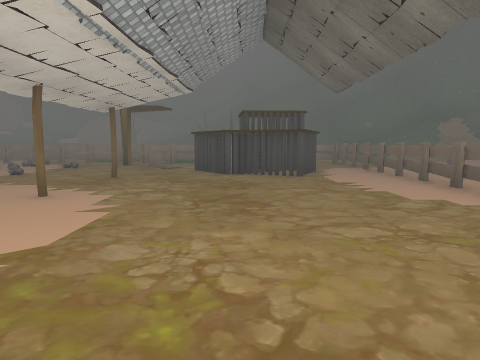
[1] (above)

24 first-person views from a walk through a 3-D level made in the Unity game engine. The camera is 1.4 m above the floor, tilts 6° down and sees 70° across. The floor is counted in squares, 2 m on a side. Each view is taken from the middle of a square. On the plan, view 1 faces up. The plan holds only what a view shows up to about 11 squares ahead; the rest is blank. The place goes on beyond the plan. The player character is not drawn. Some animated figures are left out. Some surface patterns are stand-ins.

[2]
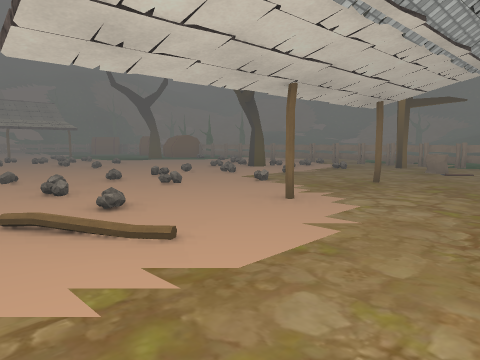

[3]
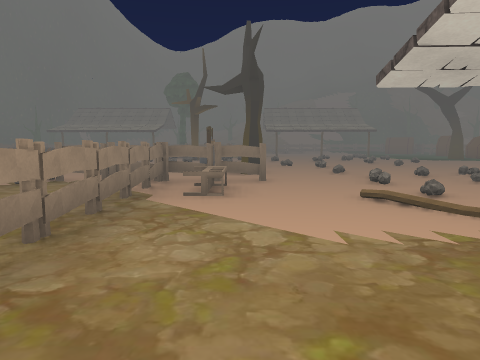

[4]
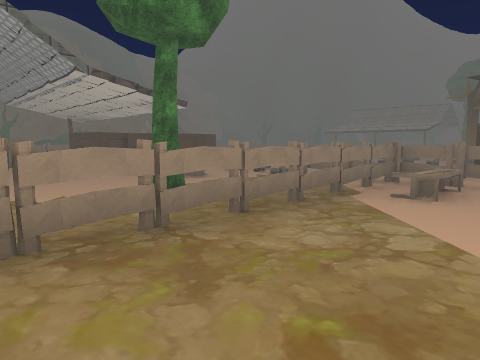

[5]
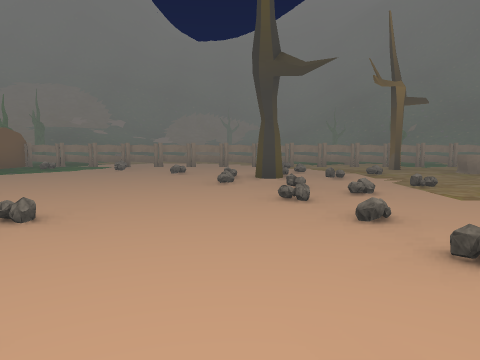

[6]
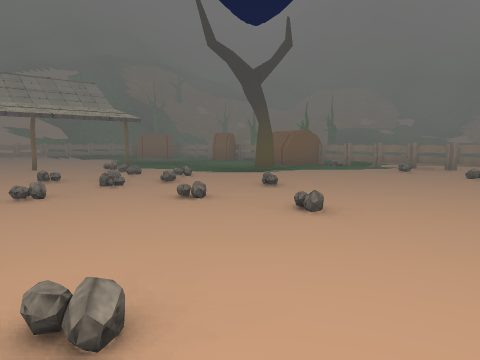

[7]
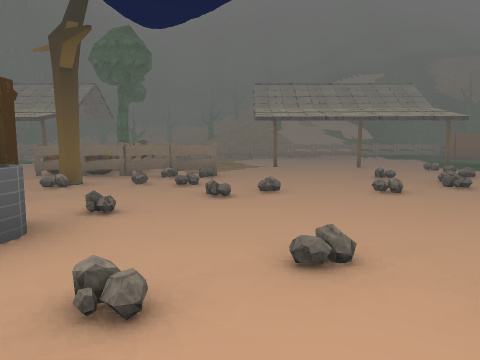

[8]
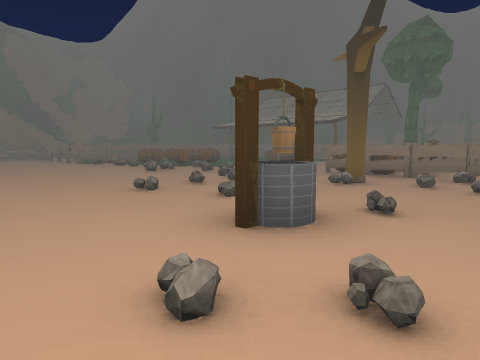

[9]
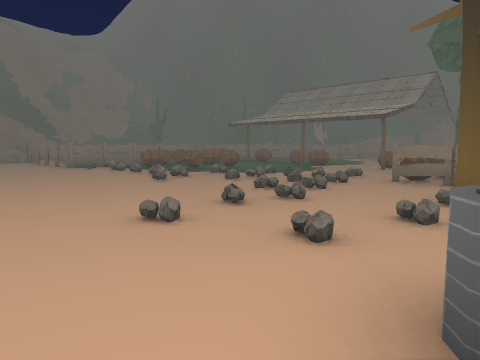

[10]
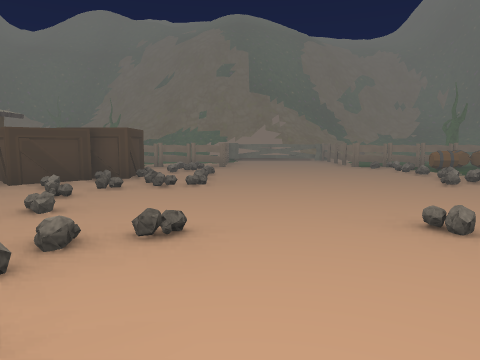

[11]
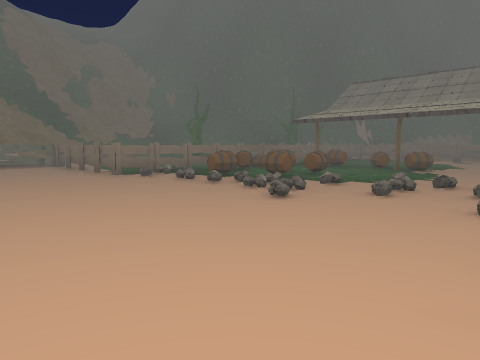

[12]
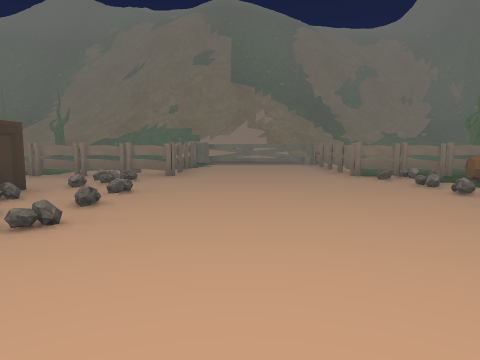

[13]
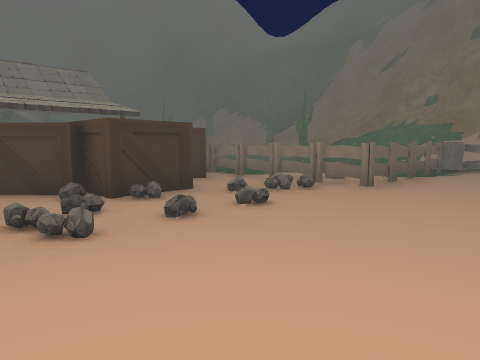

[14]
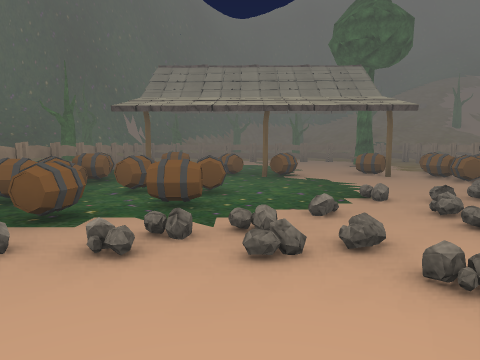

[15]
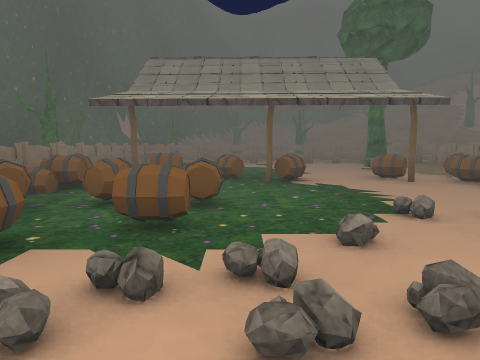

[16]
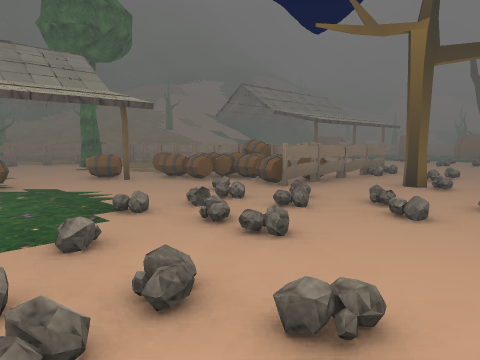

[17]
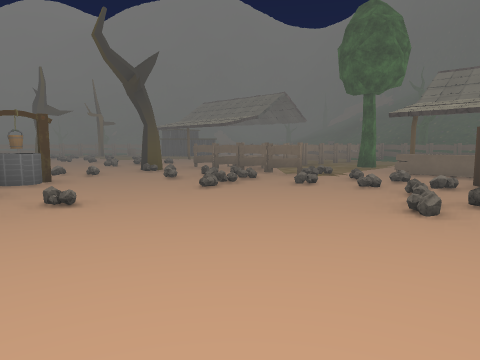

[18]
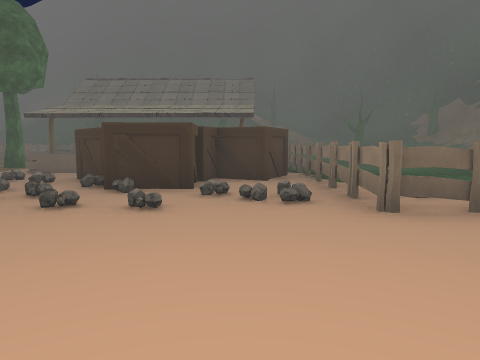

[19]
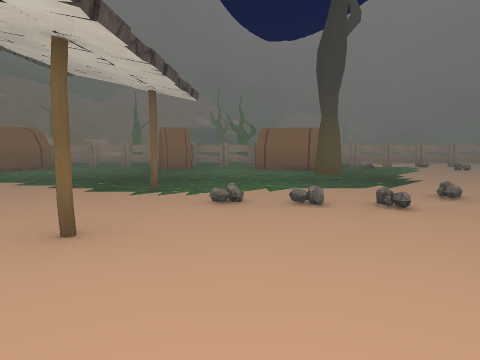

[20]
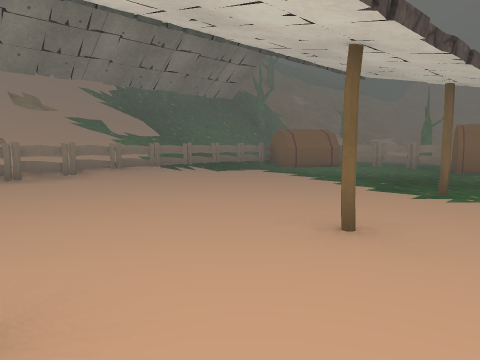

[21]
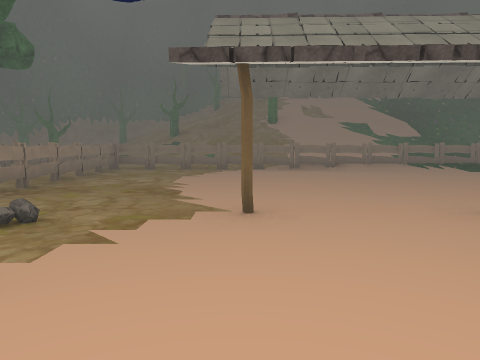

[22]
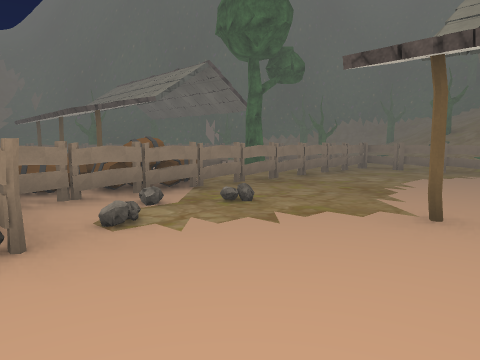

[23]
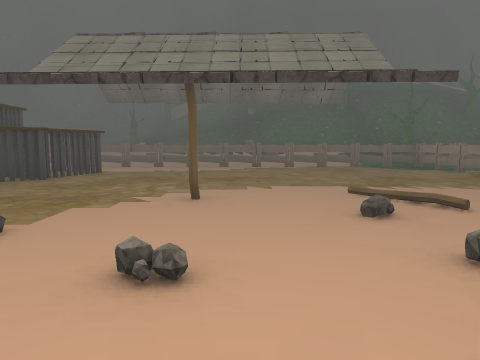

[24]
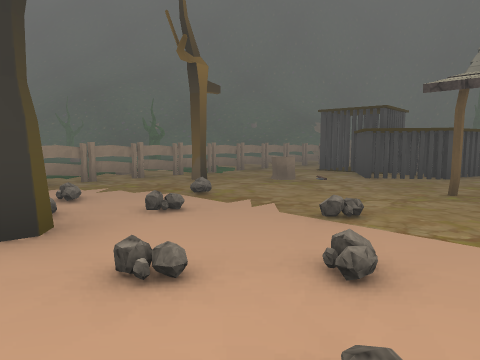

### Floor plan
Key: @ floor where view 1 was taken; # wall or solid block; . floor; / step, stairs or slope; = window, fence, low wall or low ledge; R rock; T tree; B barrel; O other object.
Columns run from 26 left of view 1 to 4 right of it. Each row starts with its distance up from view 1.
 13    OOOO OO OOOOOOOOOOOOOOOOO
 12    O...O..OO OO....O........
 11   OO.......O...O....R.T...OO .O
 10  O/O.......T.....O.O.R.OO.#O..O
  9  O/...............OTR....O##..O
  8  O/...............R..R....O#..O
  7 #O/.....#... .R.....R..#......O
  6 #O/......RRRRO.....R O........O
  5 #O/.....#...ORR.R..R R.#......O
  4 #O.........R........R.........O
  3 #O...........R..... O.R.......O
  2  O......#........R.R.R.O......O
  1  O.........O.R..R.............O
  0  O......R.ROR..R.ROTOOO...@...O
 -1  OOOOOOOOOORR..OO..OOOOOOOOOOOO
 -2  O....#OOBBORTR ..OOO#########O
 -3  O  ..B.OBBO...R..RRO#..T .   O
 -4  O TTO..BBORRRRR..R.OO..T .
 -5  O.....B#. RRR.....R.OOO ..
 -6  O........ RR......R.R.O...
 -7    ....B....RR....RRRO O
 -8     ...B..B.RR.....ROO
 -9        BB.#BRR....R#OOOO
-10         #.B#OR....RR OO#
-11        .OBBB O....RO#O####
-12    OOOOOOOOOOO....OOOOOOOO
-13     T#       O....O
-14              O....O
-15              O....O
-16              ##= ##
-17                  ##

Positions as (right, up) in squares from view 1, and headings:
1: (0, 0), facing up
2: (0, 1), facing up-left
3: (1, 0), facing left
4: (1, 1), facing down-left
5: (-8, 2), facing up
6: (-8, 2), facing up-left
7: (-8, 1), facing left
8: (-8, 1), facing down-left
9: (-9, -1), facing down-left
10: (-9, -1), facing down
11: (-9, -4), facing down-left
12: (-10, -4), facing down
13: (-11, -6), facing down-right
14: (-11, -8), facing left
15: (-12, -8), facing left
16: (-12, -8), facing up-left
17: (-12, -8), facing up-right
18: (-12, -10), facing right
19: (-17, 2), facing up
20: (-17, 2), facing up-left
21: (-15, 2), facing left
22: (-15, 3), facing down-left
23: (-7, 4), facing right
24: (-8, 6), facing up-right
